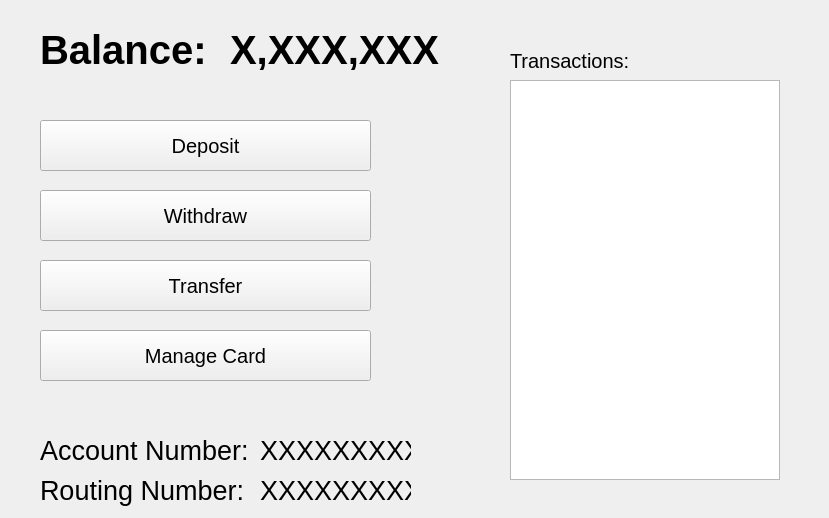
<?xml version="1.0" encoding="UTF-8"?>
<ui version="4.0">
 <class>self</class>
 <widget class="QMainWindow" name="self">
  <property name="geometry">
   <rect>
    <x>0</x>
    <y>0</y>
    <width>829</width>
    <height>518</height>
   </rect>
  </property>
  <property name="windowTitle">
   <string>Bank of Oakland: &lt;Account Number&gt;</string>
  </property>
  <widget class="QWidget" name="centralwidget">
   <widget class="QLabel" name="balanceStaticLbl">
    <property name="geometry">
     <rect>
      <x>40</x>
      <y>30</y>
      <width>181</width>
      <height>40</height>
     </rect>
    </property>
    <property name="font">
     <font>
      <pointsize>30</pointsize>
      <weight>75</weight>
      <bold>true</bold>
     </font>
    </property>
    <property name="text">
     <string>Balance:</string>
    </property>
   </widget>
   <widget class="QLabel" name="balanceLbl">
    <property name="geometry">
     <rect>
      <x>230</x>
      <y>30</y>
      <width>310</width>
      <height>40</height>
     </rect>
    </property>
    <property name="font">
     <font>
      <pointsize>30</pointsize>
      <weight>75</weight>
      <bold>true</bold>
     </font>
    </property>
    <property name="text">
     <string>X,XXX,XXX</string>
    </property>
   </widget>
   <widget class="QLabel" name="accountStaticLbl">
    <property name="geometry">
     <rect>
      <x>40</x>
      <y>430</y>
      <width>211</width>
      <height>41</height>
     </rect>
    </property>
    <property name="font">
     <font>
      <pointsize>20</pointsize>
     </font>
    </property>
    <property name="text">
     <string>Account Number:</string>
    </property>
   </widget>
   <widget class="QLabel" name="accountInfoLbl">
    <property name="geometry">
     <rect>
      <x>40</x>
      <y>80</y>
      <width>461</width>
      <height>31</height>
     </rect>
    </property>
    <property name="font">
     <font>
      <pointsize>15</pointsize>
      <italic>false</italic>
     </font>
    </property>
    <property name="text">
     <string>&lt;Card name&gt; &lt;Account Holder Name&gt;</string>
    </property>
   </widget>
   <widget class="QListWidget" name="transactionsList">
    <property name="geometry">
     <rect>
      <x>510</x>
      <y>80</y>
      <width>270</width>
      <height>400</height>
     </rect>
    </property>
   </widget>
   <widget class="QLabel" name="transactionsStaticLbl">
    <property name="geometry">
     <rect>
      <x>510</x>
      <y>40</y>
      <width>121</width>
      <height>41</height>
     </rect>
    </property>
    <property name="font">
     <font>
      <pointsize>15</pointsize>
     </font>
    </property>
    <property name="text">
     <string>Transactions:</string>
    </property>
   </widget>
   <widget class="QPushButton" name="depositBtn">
    <property name="geometry">
     <rect>
      <x>40</x>
      <y>120</y>
      <width>331</width>
      <height>51</height>
     </rect>
    </property>
    <property name="font">
     <font>
      <pointsize>15</pointsize>
     </font>
    </property>
    <property name="text">
     <string>Deposit</string>
    </property>
   </widget>
   <widget class="QLabel" name="accountLbl">
    <property name="geometry">
     <rect>
      <x>260</x>
      <y>430</y>
      <width>151</width>
      <height>41</height>
     </rect>
    </property>
    <property name="font">
     <font>
      <pointsize>20</pointsize>
     </font>
    </property>
    <property name="text">
     <string>XXXXXXXXX</string>
    </property>
   </widget>
   <widget class="QLabel" name="routingStaticLbl">
    <property name="geometry">
     <rect>
      <x>40</x>
      <y>470</y>
      <width>211</width>
      <height>41</height>
     </rect>
    </property>
    <property name="font">
     <font>
      <pointsize>20</pointsize>
     </font>
    </property>
    <property name="text">
     <string>Routing Number:</string>
    </property>
   </widget>
   <widget class="QLabel" name="routingLbl">
    <property name="geometry">
     <rect>
      <x>260</x>
      <y>470</y>
      <width>151</width>
      <height>41</height>
     </rect>
    </property>
    <property name="font">
     <font>
      <pointsize>20</pointsize>
     </font>
    </property>
    <property name="text">
     <string>XXXXXXXXX</string>
    </property>
   </widget>
   <widget class="QPushButton" name="withdrawBtn">
    <property name="geometry">
     <rect>
      <x>40</x>
      <y>190</y>
      <width>331</width>
      <height>51</height>
     </rect>
    </property>
    <property name="font">
     <font>
      <pointsize>15</pointsize>
     </font>
    </property>
    <property name="text">
     <string>Withdraw</string>
    </property>
   </widget>
   <widget class="QPushButton" name="transferBtn">
    <property name="geometry">
     <rect>
      <x>40</x>
      <y>260</y>
      <width>331</width>
      <height>51</height>
     </rect>
    </property>
    <property name="font">
     <font>
      <pointsize>15</pointsize>
     </font>
    </property>
    <property name="text">
     <string>Transfer</string>
    </property>
   </widget>
   <widget class="QPushButton" name="manageCardBtn">
    <property name="geometry">
     <rect>
      <x>40</x>
      <y>330</y>
      <width>331</width>
      <height>51</height>
     </rect>
    </property>
    <property name="font">
     <font>
      <pointsize>15</pointsize>
     </font>
    </property>
    <property name="text">
     <string>Manage Card</string>
    </property>
   </widget>
  </widget>
 </widget>
 <resources/>
 <connections/>
</ui>
